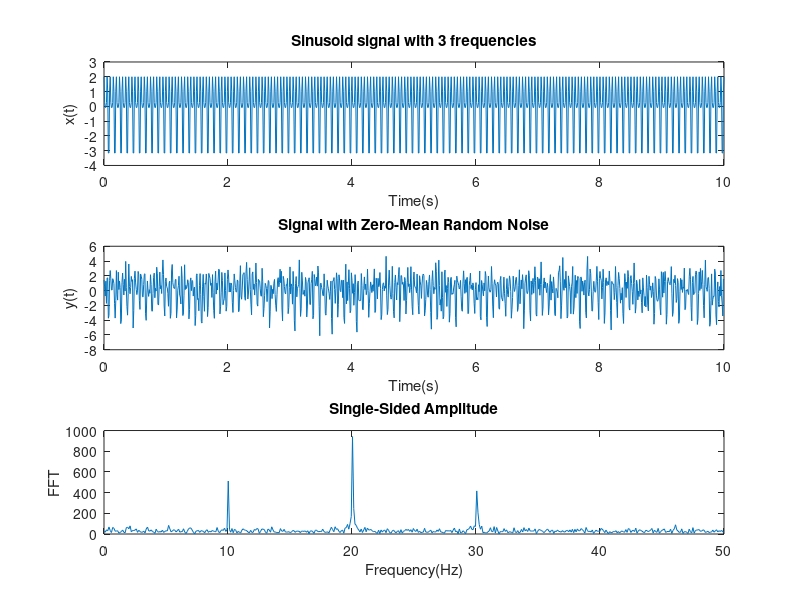

MATLAB code for this plot:
% Dean Chong San
% ID 40061194

clc;
clear;
close all;

row = 3;
column = 1;

f = 10;
steps = 1/100;
t = (0 : steps : 10);

xOfT = sin(2 * pi * f * t) + (2 *cos(4 * pi * t * f)) - sin(6 * pi * f * t);

y = xOfT + randn(1, length(t));

y_Frequency = fft(y);

subplot(row, column, 1);
plot( t, xOfT);
ylabel('x(t)');
xlabel('Time(s)');
title('Sinusoid signal with 3 frequencies');


subplot(row, column, 2);
plot(t, y);
ylabel('y(t)');
xlabel('Time(s)');
title('Signal with Zero-Mean Random Noise');

firstHalf= y_Frequency(1:length(y_Frequency)/2);
frequencies = (0: (50/(length(firstHalf) -1)) :50);
subplot(row, column, 3);
plot(frequencies, abs(firstHalf));
ylabel('FFT');
xlabel('Frequency(Hz)');
title('Single-Sided Amplitude');
disp('number inputs fft');
disp(length(firstHalf));



